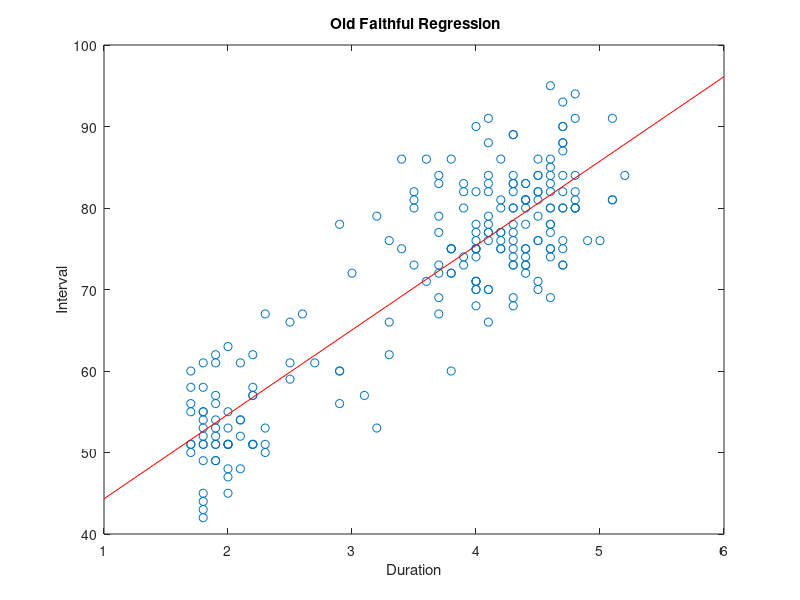

Reproduce this figure in MATLAB.
% The following data give the time between eruptions
% and the duration of 222 different 
% eruptions of Old Faithful taken over a number of days 
% in August 1978 and August 1979.   All times are in minutes.
% (From Applied Linear Regression, 2nd Edition,  Wiley
% by Sanford Weisberg, pp. 231 and 234.)  
close all
clear all

oldfaith=[...
1       78      4.4
1       74      3.9
1       68      4.0
1       76      4.0
1       80      3.5
1       84      4.1
1       50      2.3
1       93      4.7
1       55      1.7
1       76      4.9
1       58      1.7
1       74      4.6
1       75      3.4
2       80      4.3
2       56      1.7
2       80      3.9
2       69      3.7
2       57      3.1
2       90      4.0
2       42      1.8
2       91      4.1
2       51      1.8
2       79      3.2
2       53      1.9
2       82      4.6
2       51      2.0
3       76      4.5
3       82      3.9
3       84      4.3
3       53      2.3
3       86      3.8
3       51      1.9
3       85      4.6
3       45      1.8
3       88      4.7
3       51      1.8
3       80      4.6
3       49      1.9
3       82      3.5
4       75      4.0
4       73      3.7
4       67      3.7
4       68      4.3
4       86      3.6
4       72      3.8
4       75      3.8
4       75      3.8
4       66      2.5
4       84      4.5
4       70      4.1
4       79      3.7
4       60      3.8
4       86      3.4
5       71      4.0
5       67      2.3
5       81      4.4
5       76      4.1
5       83      4.3
5       76      3.3
5       55      2.0
5       73      4.3
5       56      2.9
5       83      4.6
5       57      1.9
5       71      3.6
5       72      3.7
5       77      3.7
6       55      1.8
6       75      4.6
6       73      3.5
6       70      4.0
6       83      3.7
6       50      1.7
6       95      4.6
6       51      1.7
6       82      4.0
6       54      1.8
6       83      4.4
6       51      1.9
6       80      4.6
6       78      2.9
7       81      3.5
7       53      2.0
7       89      4.3
7       44      1.8
7       78      4.1
7       61      1.8
7       73      4.7
7       75      4.2
7       73      3.9
7       76      4.3
7       55      1.8
7       86      4.5
7       48      2.0
8       77      4.2
8       73      4.4
8       70      4.1
8       88      4.1
8       75      4.0
8       83      4.1
8       61      2.7
8       78      4.6
8       61      1.9
8       81      4.5
8       51      2.0
8       80      4.8
8       79      4.1
16      82      4.1
16      80      4.2
16      76      4.5
16      56      1.9
16      82      4.7
16      47      2.0
16      76      4.7
16      61      2.5
16      75      4.3
16      72      4.4
16      74      4.4
16      69      4.3
16      78      4.6
16      52      2.1
17      91      4.8
17      66      4.1
17      71      4.0
17      75      4.0
17      81      4.4
17      77      4.1
17      74      4.3
17      70      4.0
17      83      3.9
17      53      3.2
17      82      4.5
17      62      2.2
17      73      4.7
17      84      4.6
18      58      2.2
18      82      4.8
18      77      4.3
18      75      3.8
18      77      4.0
18      77      4.1
18      53      1.8
18      75      4.4
18      78      4.0
18      51      2.2
18      81      5.1
18      52      1.9
18      76      5.0
18      73      4.4
19      84      4.5
19      72      3.8
19      89      4.3
19      75      4.4
19      57      2.2
19      81      4.8
19      49      1.9
19      87      4.7
19      43      1.8
19      94      4.8
19      45      2.0
19      81      4.4
19      59      2.5
19      82      4.3
20      80      4.4
20      54      1.9
20      75      4.7
20      73      4.3
20      57      2.2
20      80      4.7
20      51      2.3
20      77      4.6
20      66      3.3
20      77      4.2
20      60      2.9
20      86      4.6
20      62      3.3
20      75      4.2
20      67      2.6
20      69      4.6
21      84      3.7
21      58      1.8
21      90      4.7
21      82      4.5
21      71      4.5
21      80      4.8
21      51      2.0
21      80      4.8
21      62      1.9
21      84      4.7
21      51      2.0
21      81      5.1
21      83      4.3
21      84      4.8
22      72      3.0
22      54      2.1
22      75      4.6
22      74      4.0
22      51      2.2
22      91      5.1
22      60      2.9
22      80      4.3
22      54      2.1
22      80      4.7
22      70      4.5
22      60      1.7
22      86      4.2
22      78      4.3
23      51      1.7
23      83      4.4
23      76      4.2
23      51      2.2
23      90      4.7
23      71      4.0
23      49      1.8
23      88      4.7
23      52      1.8
23      79      4.5
23      61      2.1
23      81      4.2
23      48      2.1
23      84      5.2
23      63      2.0
];

mean(oldfaith)
date = oldfaith(:,1);      %1-8 Aug 1978 + 16-23 August 1979
interval = oldfaith(:,2);  %time interval to next erruption (y)
duration = oldfaith(:,3);   %duration of erruption (x)
figure(1)
plot(duration, interval, 'o')
hold on
X = [ones(size(duration)) duration];
[betahat,Ibeta,res,Ires,stats] = regress(interval, X)
xlabel('Duration')
ylabel('Interval')
x2 = 1:6;
y2 = betahat(1) + betahat(2)*x2;
plot(x2,y2,'r')
title('{\bf Old Faithful Regression}')




